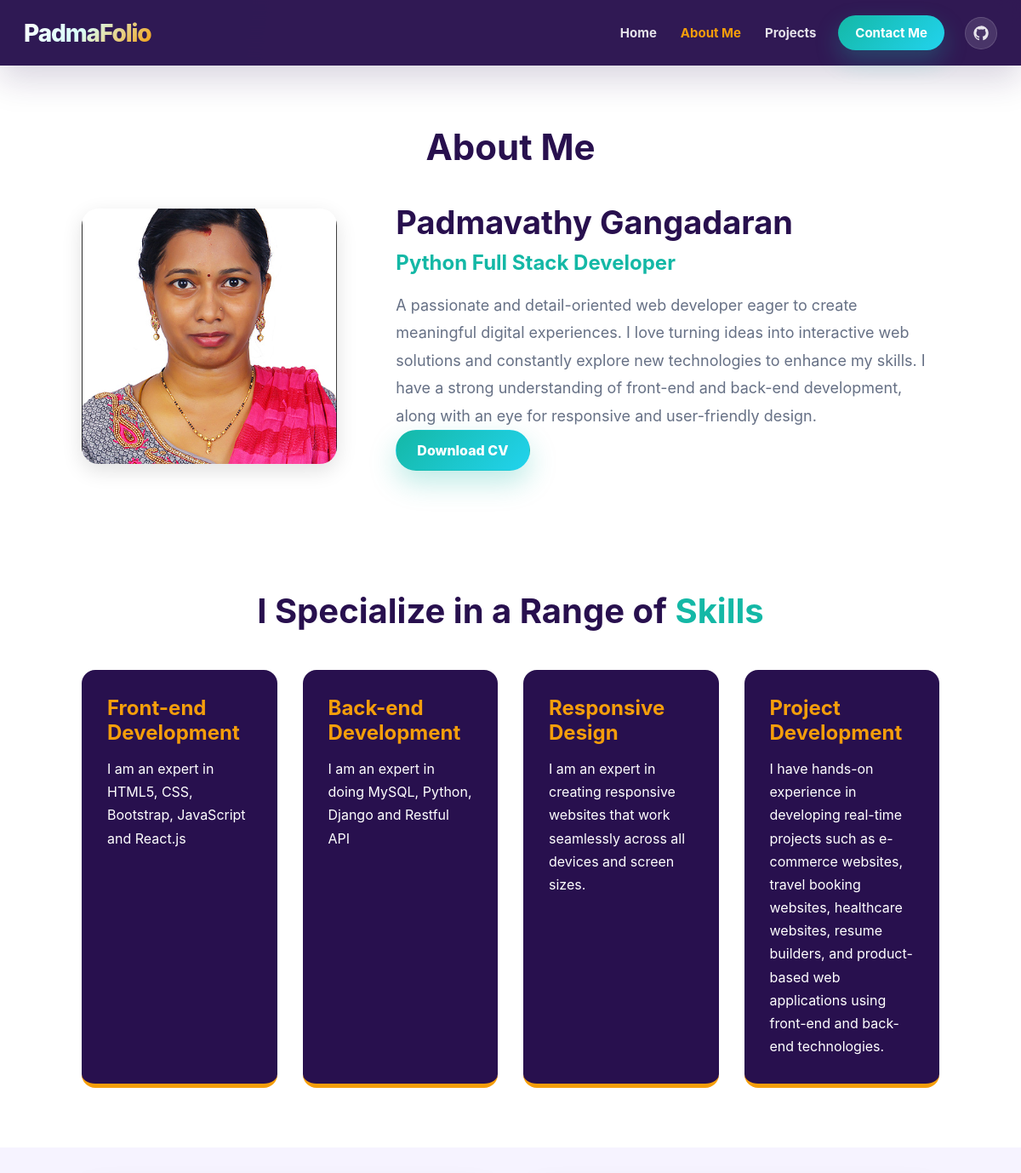
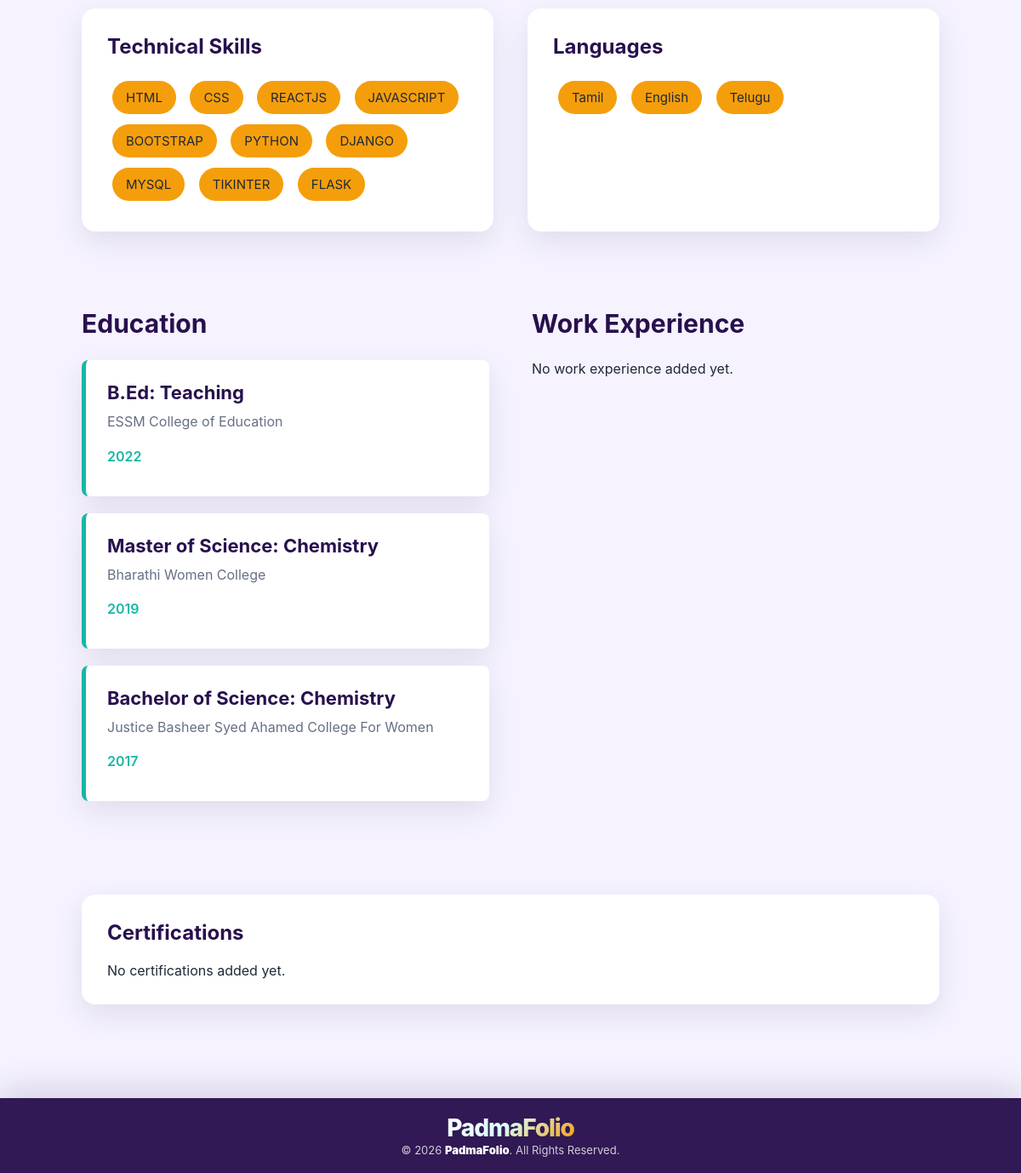
The app's page /about-me/ with its own data (2 pictures, top to bottom).
### portfolio/models.py (models this page shows, shortened)
class Profile(models.Model):
    full_name = models.CharField(max_length=150)
    job_title = models.CharField(max_length=150)
    short_intro = models.TextField()
    about_me = models.TextField()
    profile_image = models.ImageField(upload_to='profile/', blank=True, null=True)
    cv_file = models.FileField(upload_to='cv/', blank=True, null=True)
    logo_text = models.CharField(max_length=100, default='PadmaFolio')
    address = models.CharField(max_length=255, blank=True)
    phone = models.CharField(max_length=30, blank=True)
    email = models.EmailField(blank=True)
    portfolio_website = models.URLField(blank=True)
    github = models.URLField(blank=True)
    linkedin = models.URLField(blank=True)

class SkillCard(models.Model):
    title = models.CharField(max_length=150)
    description = models.TextField()
    is_highlighted = models.BooleanField(default=False)
    order = models.PositiveIntegerField(default=0)
    class Meta:
        ordering = ['order']
        verbose_name = "Skill Card"
        verbose_name_plural = "Skill Cards"

class Skill(models.Model):
    title = models.CharField(max_length=100)
    category = models.CharField(max_length=100, blank=True)

class Language(models.Model):
    name = models.CharField(max_length=100)

class Education(models.Model):
    course = models.CharField(max_length=150)
    institution = models.CharField(max_length=200)
    year = models.CharField(max_length=50)
    order = models.PositiveIntegerField(default=0)
    class Meta:
        ordering = ['order']

### portfolio/views.py (the view)
# urls.py: path('about-me/', views.about, name='about'),
def about(request):
    profile = get_profile()
    about_sections = AboutSection.objects.all().order_by("id")
    skill_cards = SkillCard.objects.all().order_by("id")
    skills = Skill.objects.all().order_by("id")
    languages = Language.objects.all().order_by("id")
    education = Education.objects.all().order_by("-id")
    experience = Experience.objects.all().order_by("-id")
    certifications = Certification.objects.all().order_by("-id")
    return render(
        request,
        "portfolio/about.html",
        {
            "profile": profile,
            "about_sections": about_sections,
            "skill_cards": skill_cards,
            "skills": skills,
            "languages": languages,
            "education": education,
            "experience": experience,
            "certifications": certifications,
        },
    )

### portfolio/views.py (called while the page is built)
def get_profile():
    return Profile.objects.first()

### portfolio/templates/portfolio/about.html (shortened to what this page needs)
{% extends 'portfolio/base.html' %}
{% load static %}
{% block extra_css %}
<link rel="stylesheet" href="{% static 'portfolio/css/about.css' %}?v=2026062603">
{% endblock %}
{% block content %}
<section class="about-section">
    <h1>About Me</h1>
    <div class="about-box">
        <div class="about-image">
            {% if profile.profile_image %}
                <img src="{{ profile.profile_image.url }}" alt="{{ profile.full_name }}">
            {% endif %}
        </div>
        <div class="about-text">
            <h2>{{ profile.full_name }}</h2>
            <h3>{{ profile.job_title }}</h3>
            <p>{{ profile.about_me|linebreaks }}</p>
            {% if profile.cv_file %}
                <a href="{{ profile.cv_file.url }}" class="main-btn" download>
                    Download CV
                </a>
            {% endif %}
        </div>
    </div>
</section>
<section class="skill-card-section">
    <h1>I Specialize in a Range of <span>Skills</span></h1>
    <div class="skill-card-grid">
        {% for card in skill_cards %}
        <div class="skill-card {% if card.is_highlighted %}highlight-card{% endif %}">
            <h2>{{ card.title }}</h2>
            <p>{{ card.description|linebreaks }}</p>
        </div>
        {% empty %}
        <p class="empty-text">No skill cards added yet.</p>
        {% endfor %}
    </div>
</section>
<section class="info-section">
    <div class="info-box">
        <h2>Technical Skills</h2>
        {% for skill in skills %}
            <span class="tag">{{ skill.title }}</span>
        {% empty %}
            <p>No skills added yet.</p>
        {% endfor %}
    </div>
    <div class="info-box">
        <h2>Languages</h2>
        {% for language in languages %}
            <span class="tag">{{ language.name }}</span>
        {% empty %}
            <p>No languages added yet.</p>
        {% endfor %}
    </div>
</section>
<section class="two-column">
    <div>
        <h2>Education</h2>
        {% for item in education %}
        <div class="timeline-card">
            <h3>{{ item.course }}</h3>
            <p>{{ item.institution }}</p>
            <span>{{ item.year }}</span>
        </div>
        {% empty %}
            <p>No education details added yet.</p>
        {% endfor %}
    </div>
    <div>
        <h2>Work Experience</h2>
        {% for item in experience %}
        <div class="timeline-card">
            <h3>{{ item.job_title }}</h3>
            <p><strong>{{ item.company }}</strong></p>
            {% if item.location %}
                <p>{{ item.location }}</p>
            {% endif %}
            <span>{{ item.duration }}</span>
            <p>{{ item.description|linebreaks }}</p>
        </div>
        {% empty %}
            <p>No work experience added yet.</p>
        {% endfor %}
    </div>
</section>
<section class="info-section">
    <div class="info-box full">
        <h2>Certifications</h2>
        {% for cert in certifications %}
            <p>• {{ cert.title }}</p>
        {% empty %}
            <p>No certifications added yet.</p>
        {% endfor %}
    </div>
</section>
{% endblock %}

### portfolio/templates/portfolio/base.html (shortened to what this page needs)
{% load static %}
<!DOCTYPE html>
<html lang="en">
<head>
    <link rel="stylesheet" href="{% static 'portfolio/css/base.css' %}?v=full-width-nav-footer">
    {% block extra_css %}{% endblock %}
</head>
<body>
<header class="navbar">
    <div class="logo">
        <a href="{% url 'home' %}">
            <span>{{ profile.logo_text|default:"PadmaFolio" }}</span>
        </a>
    </div>
    <nav class="nav-links" id="navLinks">
        <a href="{% url 'home' %}"
           class="{% if request.resolver_match.url_name == 'home' %}active{% endif %}">
            Home
        </a>
        <a href="{% url 'about' %}"
           class="{% if request.resolver_match.url_name == 'about' %}active{% endif %}">
            About Me
        </a>
        <a href="{% url 'projects' %}"
           class="{% if request.resolver_match.url_name == 'projects' or request.resolver_match.url_name == 'project_detail' %}active{% endif %}">
            Projects
        </a>
        <a href="{% url 'contact' %}"
           class="contact-btn {% if request.resolver_match.url_name == 'contact' %}active-contact{% endif %}">
            Contact Me
        </a>
        <div class="nav-social">
            {% if profile.github %}
                <a href="{{ profile.github }}" target="_blank" rel="noopener noreferrer" aria-label="GitHub" class="social-icon">
                </a>
            {% endif %}
        </div>
    </nav>
</header>
<main>
    {% block content %}{% endblock %}
</main>
<footer class="site-footer">
   <div class="logo">
        <a href="{% url 'home' %}">
            <span>{{ profile.logo_text|default:"PadmaFolio" }}</span>
        </a>
        <p class="footer-copy">
            © 2026 <strong>{{ profile.logo_text|default:"PadmaFolio" }}</strong>. All Rights Reserved.
        </p>
        </div>
</footer>
</body>
</html>

### portfolio/static/portfolio/css/base.css (style rules this page uses)
:root { --primary: #28104e; --primary-2: #4f2a90; --accent: #14b8a6; --accent-2: #f59e0b; --bg: #f6f3ff; --surface: #ffffff; --surface-soft: #fdfbff; --text: #1f2937; --muted: #667085; --border: rgba(40, 16, 78, 0.12); --shadow: 0 22px 60px rgba(40, 16, 78, 0.12); --shadow-soft: 0 12px 34px rgba(40, 16, 78, 0.10); --radius-lg: 26px; --radius-md: 16px; --container: 1180px; }
* { margin: 0; padding: 0; box-sizing: border-box; }
html { scroll-behavior: smooth; }
body { font-family: Inter, ui-sans-serif, system-ui, -apple-system, BlinkMacSystemFont, "Segoe UI", Arial, sans-serif; background: radial-gradient(circle at top left, rgba(20, 184, 166, 0.14), transparent 34rem), radial-gradient(circle at top right, rgba(245, 158, 11, 0.12), transparent 30rem), var(--bg); color: var(--text); overflow-x: hidden; }
img, svg { display: block; }
main { min-height: 70vh; }
a { color: inherit; }
.navbar { width: 100%; max-width: none; margin: 0; background: rgba(40, 16, 78, 0.96); backdrop-filter: blur(18px); padding: 18px max(28px, calc((100% - var(--container)) / 2)); display: flex; justify-content: space-between; align-items: center; position: sticky; top: 0; z-index: 999; border: 0; border-radius: 0; box-shadow: 0 16px 40px rgba(40, 16, 78, 0.18); animation: fadeIn 0.6s ease-in-out; }
.logo a { color: white; font-size: 28px; font-weight: 800; letter-spacing: -0.04em; text-decoration: none !important; }
.logo a span { background: linear-gradient(135deg, #ffffff, #d8fff9 45%, var(--accent-2)); -webkit-background-clip: text; background-clip: text; color: transparent; }
.nav-links { display: flex; align-items: center; gap: 24px; }
.nav-links a { color: rgba(255, 255, 255, 0.88); text-decoration: none !important; font-size: 15px; font-weight: 700; padding: 10px 2px; transition: 0.3s ease; }
.nav-links a.active, .nav-links a:hover { color: var(--accent-2); }
.contact-btn { background: linear-gradient(135deg, var(--accent), #22d3ee); color: white !important; padding: 11px 20px !important; border-radius: 999px; box-shadow: 0 12px 28px rgba(20, 184, 166, 0.28); }
.nav-social, .footer-social, .hero-social-links { display: flex; align-items: center; gap: 10px; }
.social-icon, .icon-link { width: 38px; height: 38px; display: inline-flex !important; align-items: center; justify-content: center; border-radius: 50%; color: white; background: rgba(255, 255, 255, 0.12); border: 1px solid rgba(255, 255, 255, 0.14); transition: 0.3s ease; text-decoration: none !important; flex: 0 0 auto; }
.social-icon svg, .icon-link svg, .social-pill svg, .github-detail-btn svg { width: 18px; height: 18px; fill: currentColor; }
.main-btn, .outline-btn { display: inline-flex; align-items: center; justify-content: center; gap: 9px; padding: 13px 24px; border-radius: 999px; text-decoration: none !important; font-weight: 800; transition: 0.3s ease; border: 1px solid transparent; cursor: pointer; }
.main-btn { background: linear-gradient(135deg, var(--accent), #22d3ee); color: white; box-shadow: 0 14px 32px rgba(20, 184, 166, 0.28); }
.site-footer { width: 100%; max-width: none; margin: 70px 0 0; padding: 18px max(28px, calc((100% - var(--container)) / 2)); background: rgba(40, 16, 78, 0.96) !important; backdrop-filter: blur(18px); color: #ffffff !important; text-align: center; border: 0; border-radius: 0; box-shadow: 0 -12px 36px rgba(40, 16, 78, 0.14); }
.site-footer a, .site-footer a:link, .site-footer a:visited, .site-footer a:hover, .site-footer a:active, .site-footer a:focus { text-decoration: none !important; }
.footer-copy { color: rgba(255, 255, 255, 0.78); font-size: 13px; line-height: 1.4; margin: 0; white-space: nowrap; }
.footer-copy strong { color: #ffffff; font-weight: 900; }

### records on screen
Profile: profile_image (picture), full_name "Padmavathy Gangadaran", job_title "Python Full Stack Developer", about_me "A passionate and detail-oriented web developer eager to create meaningful digital experiences. I love turning ideas into interactive web solutions and constantly explore new technologies to enhance my skills. I have a strong understanding of front-end and back-end development, along with an eye for responsive and user-friendly design.", logo_text "PadmaFolio"
SkillCard: title "Front-end Development", description "I am an expert in HTML5, CSS, Bootstrap, JavaScript and React.js"
SkillCard: title "Back-end Development", description "I am an expert in doing MySQL, Python, Django and Restful API"
SkillCard: title "Responsive Design", description "I am an expert in creating responsive websites that work seamlessly across all devices and screen sizes."
SkillCard: title "Project Development", description "I have hands-on experience in developing real-time projects such as e-commerce websites, travel booking websites, healthcare websites, resume builders, and product-based web applications using front-end and back-end technologies."
Skill: title "HTML"
Skill: title "CSS"
Skill: title "REACTJS"
Skill: title "JAVASCRIPT"
Skill: title "BOOTSTRAP"
Skill: title "PYTHON"
Skill: title "DJANGO"
Skill: title "MYSQL"
Skill: title "TIKINTER"
Skill: title "FLASK"
Language: name "Tamil"
Language: name "English"
Language: name "Telugu"
Education: course "B.Ed: Teaching", institution "ESSM College of Education", year "2022"
Education: course "Master of Science: Chemistry", institution "Bharathi Women College", year "2019"
Education: course "Bachelor of Science: Chemistry", institution "Justice Basheer Syed Ahamed College For Women", year "2017"
